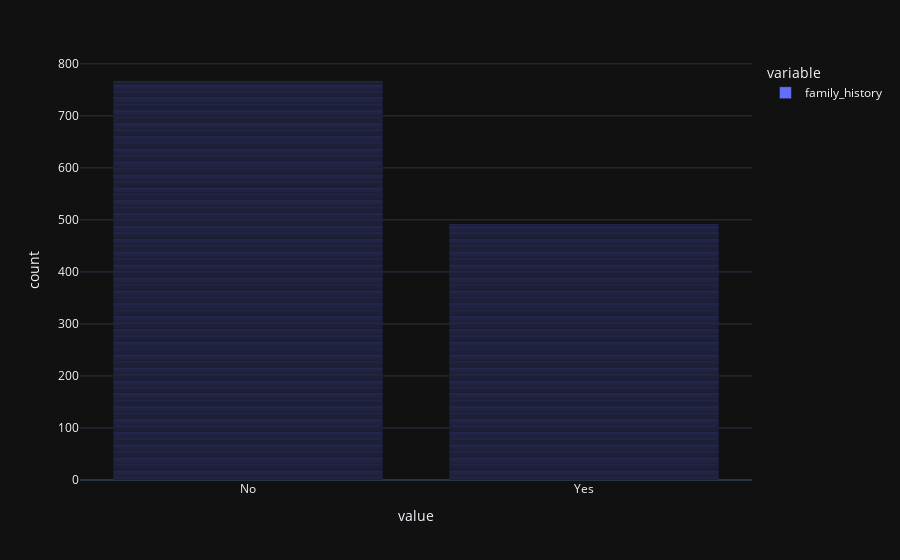

The code cell stored with this chart in its notebook:
### Code cell
pe.bar(df["family_history"])

### Figure 1 — Plotly figure (JSON) as saved in the notebook; plotly's stock layout.template omitted (floating-point values rounded to 4 significant figures; data arrays with more than 128 entries replaced by an {"elided": "..."} marker saying what was removed)
{"data": [{"alignmentgroup": "True", "hovertemplate": "variable=family_history<br>value=%{x}<br>count=%{y}<extra></extra>", "legendgroup": "family_history", "marker": {"color": "#636efa", "pattern": {"shape": ""}}, "name": "family_history", "offsetgroup": "family_history", "orientation": "v", "showlegend": true, "textposition": "auto", "type": "bar", "x": {"elided": "1259 str values"}, "xaxis": "x", "y": {"elided": "1259 int values"}, "yaxis": "y"}], "layout": {"barmode": "relative", "legend": {"title": {"text": "variable"}, "tracegroupgap": 0}, "margin": {"t": 60}, "xaxis": {"anchor": "y", "domain": [0, 1], "title": {"text": "value"}}, "yaxis": {"anchor": "x", "domain": [0, 1], "title": {"text": "count"}}}}
